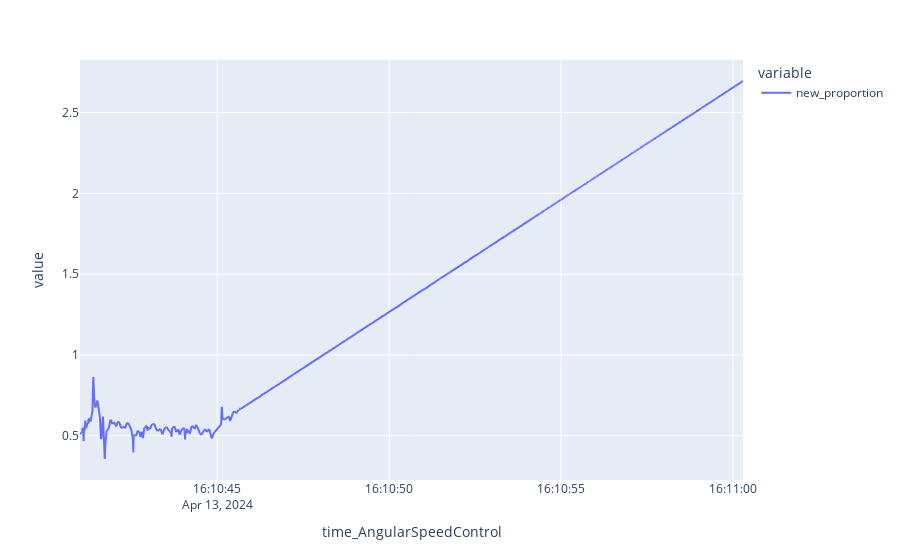

Notebook source saved alongside this figure:
### Code cell
px.line(df, y=['new_proportion'],x='time_AngularSpeedControl')

### Figure 1 — Plotly figure (JSON) as saved in the notebook; plotly's stock layout.template omitted (floating-point values rounded to 4 significant figures; data arrays with more than 128 entries replaced by an {"elided": "..."} marker saying what was removed)
{"data": [{"hovertemplate": "variable=new_proportion<br>time_AngularSpeedControl=%{x}<br>value=%{y}<extra></extra>", "legendgroup": "new_proportion", "line": {"color": "#636efa", "dash": "solid"}, "marker": {"symbol": "circle"}, "mode": "lines", "name": "new_proportion", "showlegend": true, "type": "scattergl", "x": {"elided": "1104 str values"}, "xaxis": "x", "y": {"elided": "1104 float values"}, "yaxis": "y"}], "layout": {"legend": {"title": {"text": "variable"}, "tracegroupgap": 0}, "margin": {"t": 60}, "xaxis": {"anchor": "y", "domain": [0, 1], "title": {"text": "time_AngularSpeedControl"}}, "yaxis": {"anchor": "x", "domain": [0, 1], "title": {"text": "value"}}}}
